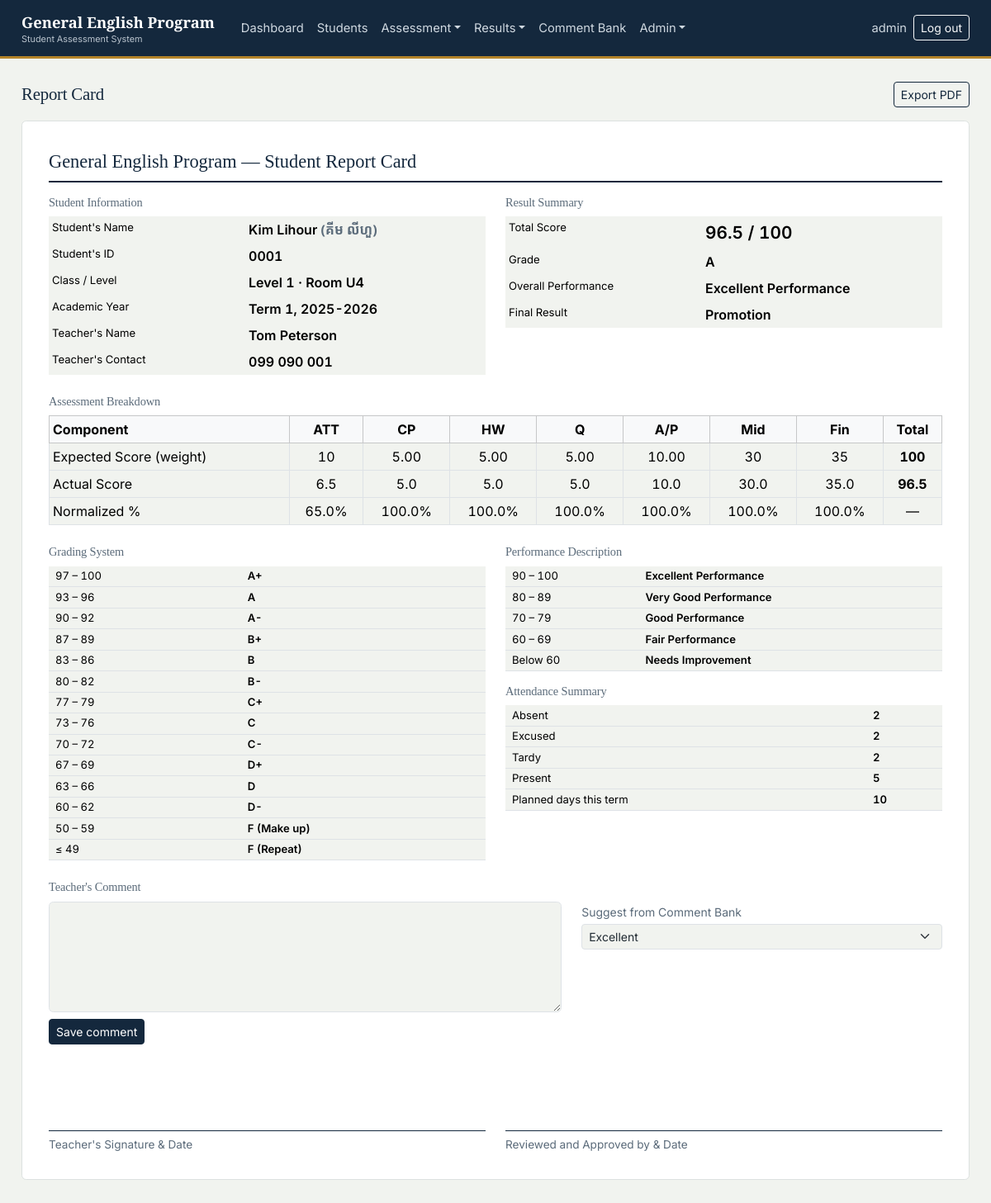
Page /report-cards/1/ (signed in) on the committed database.
### gep/models.py (models this page shows, shortened)
class StudentProfile(models.Model):
    GENDER_CHOICES = [('M', 'Male'), ('F', 'Female')]
    student_code = models.CharField(max_length=10, unique=True, editable=False, blank=True)
    khmer_name = models.CharField(max_length=150, blank=True)
    english_name = models.CharField(max_length=150)
    gender = models.CharField(max_length=1, choices=GENDER_CHOICES)
    date_of_birth = models.DateField(null=True, blank=True)
    phone = models.CharField(max_length=30, blank=True)
    email = models.EmailField(blank=True)
    class Meta:
        ordering = ['student_code']

class ClassGroup(models.Model):
    name = models.CharField(max_length=100)  # "Level 1"
    room = models.CharField(max_length=50, blank=True)
    term = models.ForeignKey(Term, related_name='classes', on_delete=models.CASCADE)
    book = models.CharField(max_length=150, blank=True)
    subject = models.CharField(max_length=100, default='GEP')
    total_class_days = models.PositiveIntegerField(default=20)
    class Meta:
        ordering = ['term', 'name']

class Term(models.Model):
    academic_year = models.ForeignKey(AcademicYear, related_name='terms', on_delete=models.CASCADE)
    name = models.CharField(max_length=50)  # "Term 1" / "Term 2"
    order = models.PositiveSmallIntegerField(default=1)
    class Meta:
        ordering = ['academic_year', 'order']
        unique_together = ('academic_year', 'name')

class AcademicYear(models.Model):
    name = models.CharField(max_length=20, unique=True)
    class Meta:
        ordering = ['-name']

class Teacher(models.Model):
    SEX_CHOICES = [('M', 'Male'), ('F', 'Female')]
    STATUS_CHOICES = [('Active', 'Active'), ('Inactive', 'Inactive')]
    user = models.OneToOneField(settings.AUTH_USER_MODEL, on_delete=models.CASCADE, related_name='teacher')
    teacher_id = models.CharField(max_length=10, unique=True, editable=False, blank=True)
    english_name = models.CharField(max_length=150)
    khmer_name = models.CharField(max_length=150, blank=True)
    sex = models.CharField(max_length=1, choices=SEX_CHOICES)
    email = models.EmailField(blank=True)
    phone = models.CharField(max_length=30, blank=True)
    subject = models.CharField(max_length=100, blank=True)
    status = models.CharField(max_length=10, choices=STATUS_CHOICES, default='Active')
    classes = models.ManyToManyField(ClassGroup, through='TeacherAssignment', related_name='teachers', blank=True)
    class Meta:
        ordering = ['teacher_id']

class ScoreCategory(models.Model):
    QUIZ = 'Quiz'
    CLASS_PARTICIPATION = 'Class Participation'
    HOMEWORK = 'Homework'
    ASSIGNMENT = 'Assignment'
    NAME_CHOICES = [
        (QUIZ, 'Quiz'),
        (CLASS_PARTICIPATION, 'Class Participation'),
        (HOMEWORK, 'Homework'),
        (ASSIGNMENT, 'Assignment'),
    ]
    name = models.CharField(max_length=30, choices=NAME_CHOICES, unique=True)
    weight_percent = models.DecimalField(max_digits=5, decimal_places=2)
    class Meta:
        verbose_name_plural = 'Score categories'

class Enrollment(models.Model):
    STATUS_CHOICES = [('Active', 'Active'), ('Inactive', 'Inactive')]
    student = models.ForeignKey(StudentProfile, related_name='enrollments', on_delete=models.CASCADE)
    class_group = models.ForeignKey(ClassGroup, related_name='enrollments', on_delete=models.CASCADE)
    course = models.CharField(max_length=50, default='GEP')
    status = models.CharField(max_length=10, choices=STATUS_CHOICES, default='Active')
    class Meta:
        unique_together = ('student', 'class_group')
        ordering = ['class_group', 'student__student_code']

### gep/views.py (the view)
# urls.py: path('report-cards/<int:enrollment_id>/', views.report_card, name='report-card'),
@login_required
def report_card(request, enrollment_id):
    enrollment, breakdown, remark, teachers = _report_card_context(request, enrollment_id)
    context = {
        'enrollment': enrollment,
        'breakdown': breakdown,
        'remark': remark,
        'teachers': teachers,
        'comment_categories': [c[0] for c in CommentBank.CATEGORY_CHOICES],
        'grade_legend': GRADE_LEGEND,
        'performance_legend': PERFORMANCE_LEGEND,
        'base_template': base_template(request),
    }
    return render(request, 'gep/report_card.html', context)

### gep/templates/gep/report_card.html (shortened to what this page needs)
{% extends base_template %}
{% block content %}
{% with student=enrollment.student cls=enrollment.class_group %}
<div class="d-flex justify-content-between align-items-center mb-3">
  <h2 class="font-serif mb-0" style="font-size:1.3rem;">Report Card</h2>
  <a class="btn btn-outline-primary btn-sm" href="{% url 'report-card-pdf' enrollment.pk %}" target="_blank">Export PDF</a>
</div>
<div class="report-card-sheet">
  <div class="rc-title">General English Program — Student Report Card</div>
  <div class="row mb-4">
    <div class="col-md-6">
      <h3 class="text-slate mb-2" style="font-size:0.9rem;">Student Information</h3>
      <table class="table table-sm table-borderless mb-0">
        <tr><td class="rc-field-label" style="width:45%;">Student's Name</td><td class="rc-field-value">{{ student.english_name }} <span class="khmer-text text-slate">({{ student.khmer_name }})</span></td></tr>
        <tr><td class="rc-field-label">Student's ID</td><td class="rc-field-value">{{ student.student_code }}</td></tr>
        <tr><td class="rc-field-label">Class / Level</td><td class="rc-field-value">{{ cls.name }} &middot; Room {{ cls.room }}</td></tr>
        <tr><td class="rc-field-label">Academic Year</td><td class="rc-field-value">{{ cls.term.name }}, {{ cls.term.academic_year.name }}</td></tr>
        <tr><td class="rc-field-label">Teacher's Name</td><td class="rc-field-value">{% for t in teachers %}{{ t.english_name }}{% if not forloop.last %}, {% endif %}{% empty %}—{% endfor %}</td></tr>
        <tr><td class="rc-field-label">Teacher's Contact</td><td class="rc-field-value">{% for t in teachers %}{{ t.phone }}{% if not forloop.last %}, {% endif %}{% empty %}—{% endfor %}</td></tr>
      </table>
    </div>
    <div class="col-md-6">
      <h3 class="text-slate mb-2" style="font-size:0.9rem;">Result Summary</h3>
      <table class="table table-sm table-borderless mb-0">
        <tr><td class="rc-field-label" style="width:45%;">Total Score</td><td class="rc-field-value" style="font-size:1.3rem;">{{ breakdown.total }} / 100</td></tr>
        <tr><td class="rc-field-label">Grade</td><td class="rc-field-value">{{ breakdown.grade }}</td></tr>
        <tr><td class="rc-field-label">Overall Performance</td><td class="rc-field-value">{{ breakdown.performance }}</td></tr>
        <tr><td class="rc-field-label">Final Result</td><td class="rc-field-value">{{ breakdown.final_result }}</td></tr>
      </table>
    </div>
  </div>
  <h3 class="text-slate mb-2" style="font-size:0.9rem;">Assessment Breakdown</h3>
  <div class="table-responsive mb-4">
    <table class="table table-sm table-bordered text-center mb-0">
      <thead class="table-light">
        <tr><th class="text-start">Component</th>{% for c in breakdown.components %}<th>{{ c.short }}</th>{% endfor %}<th>Total</th></tr>
      </thead>
      <tbody>
        <tr><td class="text-start text-slate">Expected Score (weight)</td>{% for c in breakdown.components %}<td>{{ c.weight }}</td>{% endfor %}<td class="fw-bold">100</td></tr>
        <tr><td class="text-start text-slate">Actual Score</td>{% for c in breakdown.components %}<td>{{ c.contribution }}</td>{% endfor %}<td class="fw-bold">{{ breakdown.total }}</td></tr>
        <tr><td class="text-start text-slate">Normalized %</td>{% for c in breakdown.components %}<td>{{ c.percent }}%</td>{% endfor %}<td>—</td></tr>
      </tbody>
    </table>
  </div>
  <div class="row mb-4">
    <div class="col-md-6">
      <h3 class="text-slate mb-2" style="font-size:0.9rem;">Grading System</h3>
      <table class="table table-sm legend-table mb-0">
        {% for range, grade in grade_legend %}<tr><td>{{ range }}</td><td class="fw-semibold">{{ grade }}</td></tr>{% endfor %}
      </table>
    </div>
    <div class="col-md-6">
      <h3 class="text-slate mb-2" style="font-size:0.9rem;">Performance Description</h3>
      <table class="table table-sm legend-table mb-0">
        {% for range, label in performance_legend %}<tr><td>{{ range }}</td><td class="fw-semibold">{{ label }}</td></tr>{% endfor %}
      </table>
      <h3 class="text-slate mb-2 mt-3" style="font-size:0.9rem;">Attendance Summary</h3>
      <table class="table table-sm legend-table mb-0">
        <tr><td>Absent</td><td class="fw-semibold">{{ breakdown.attendance_counts.absent }}</td></tr>
        <tr><td>Excused</td><td class="fw-semibold">{{ breakdown.attendance_counts.excused }}</td></tr>
        <tr><td>Tardy</td><td class="fw-semibold">{{ breakdown.attendance_counts.tardy }}</td></tr>
        <tr><td>Present</td><td class="fw-semibold">{{ breakdown.attendance_counts.present }}</td></tr>
        <tr><td>Planned days this term</td><td class="fw-semibold">{{ breakdown.attendance_counts.total_days }}</td></tr>
      </table>
    </div>
  </div>
  <h3 class="text-slate mb-2" style="font-size:0.9rem;">Teacher's Comment</h3>
  <div class="row mb-2">
    <div class="col-md-7">
      <form id="remark-form"
            hx-post="{% url 'report-card-save-remark' enrollment.pk %}"
            hx-target="#remark-status" hx-swap="innerHTML">
        <textarea id="id_remark_text" name="text" class="form-control" rows="5">{{ remark.text }}</textarea>
        <div class="d-flex align-items-center gap-2 mt-2">
          <button type="submit" class="btn btn-primary btn-sm">Save comment</button>
        </div>
      </form>
    </div>
    <div class="col-md-5">
      <label class="form-label small text-slate mb-1">Suggest from Comment Bank</label>
      <select class="form-select form-select-sm mb-2"
              hx-get="{% url 'report-card-comment-options' enrollment.pk %}"
              hx-target="#comment-options-wrap" hx-swap="innerHTML" hx-trigger="load, change"
              name="category">
        {% for cat in comment_categories %}<option value="{{ cat }}">{{ cat }}</option>{% endfor %}
      </select>
    </div>
  </div>
  <div class="row mt-5">
    <div class="col-md-6"><div class="rc-signature-line">Teacher's Signature &amp; Date</div></div>
    <div class="col-md-6"><div class="rc-signature-line">Reviewed and Approved by &amp; Date</div></div>
  </div>
</div>
{% endwith %}
{% endblock %}

### gep/templates/gep/base.html (shortened to what this page needs)
{% load static %}<!DOCTYPE html>
<html lang="en">
<head>
<link rel="stylesheet" href="https://cdn.jsdelivr.net/npm/bootstrap@5.3.3/dist/css/bootstrap.min.css">
<link rel="stylesheet" href="https://cdn.jsdelivr.net/npm/bootstrap-icons@1.11.3/font/bootstrap-icons.css">
<link rel="stylesheet" href="{% static 'gep/css/custom.css' %}">
</head>
<body>
{% if user.is_authenticated %}
<nav class="navbar navbar-expand-lg gep-navbar" aria-label="Main navigation">
  <div class="gep-shell d-flex align-items-center w-100 py-0">
    <a class="navbar-brand me-4" href="{% url 'dashboard' %}">
      General English Program
      <small>Student Assessment System</small>
    </a>
    <div class="collapse navbar-collapse" id="navMain">
      <ul class="navbar-nav me-auto">
        <li class="nav-item"><a class="nav-link {% if request.resolver_match.url_name == 'dashboard' %}active{% endif %}" href="{% url 'dashboard' %}">Dashboard</a></li>
        <li class="nav-item"><a class="nav-link {% if request.resolver_match.url_name == 'students' %}active{% endif %}" href="{% url 'students' %}">Students</a></li>
        <li class="nav-item dropdown">
          <a class="nav-link dropdown-toggle" href="#" data-bs-toggle="dropdown">Assessment</a>
        </li>
        <li class="nav-item dropdown">
          <a class="nav-link dropdown-toggle" href="#" data-bs-toggle="dropdown">Results</a>
        </li>
        <li class="nav-item"><a class="nav-link" href="{% url 'comment-bank' %}">Comment Bank</a></li>
        {% if user.is_superuser %}
        <li class="nav-item dropdown">
          <a class="nav-link dropdown-toggle" href="#" data-bs-toggle="dropdown">Admin</a>
        </li>
        {% endif %}
      </ul>
      <ul class="navbar-nav align-items-lg-center">
        <li class="nav-item"><span class="nav-link disabled">{{ user.get_username }}</span></li>
        <li class="nav-item">
          <form method="post" action="{% url 'logout' %}">{% csrf_token %}
            <button type="submit" class="btn btn-sm btn-outline-light">Log out</button>
          </form>
        </li>
      </ul>
    </div>
  </div>
</nav>
{% endif %}
<div class="gep-shell">
  <div id="page-content">
    {% block content %}{% endblock %}
  </div>
</div>
</body>
</html>

### rows in the picture
StudentProfile: english_name "Kim Lihour", khmer_name "គីម លីហួ", student_code "0001"
ClassGroup: name "Level 1", room "U4", term.name "Term 1", term.academic_year.name "2025-2026"
Teacher: english_name "Tom Peterson", phone "099 090 001"
ScoreCategory: weight "5.00"
ScoreCategory: weight "5.00"
ScoreCategory: weight "5.00"
ScoreCategory: weight "10.00"
Enrollment: category "Excellent"

### other values in the picture
{{ user.get_username }} "admin"
{{ breakdown.total }} "96.5"
{{ breakdown.grade }} "A"
{{ breakdown.performance }} "Excellent Performance"
{{ breakdown.final_result }} "Promotion"
{{ c.short }} "ATT" "CP" "HW" "Q" "A/P" "Mid" "Fin"
{{ c.weight }} "10" "30" "35"
{{ c.contribution }} "6.5" "5.0" "5.0" "5.0" "10.0" "30.0" "35.0"
{{ c.percent }} "65.0" "100.0" "100.0" "100.0" "100.0" "100.0" "100.0"
{{ range }} "97 – 100" "93 – 96" "90 – 92" "87 – 89" "83 – 86" "80 – 82" "77 – 79" "73 – 76" "70 – 72" "67 – 69" "63 – 66" "60 – 62" "50 – 59" "≤ 49"
{{ grade }} "A+" "A" "A-" "B+" "B" "B-" "C+" "C" "C-" "D+" "D" "D-" "F (Make up)" "F (Repeat)"
{{ range }} "90 – 100" "80 – 89" "70 – 79" "60 – 69" "Below 60"
{{ label }} "Excellent Performance" "Very Good Performance" "Good Performance" "Fair Performance" "Needs Improvement"
{{ breakdown.attendance_counts.absent }} "2"
{{ breakdown.attendance_counts.excused }} "2"
